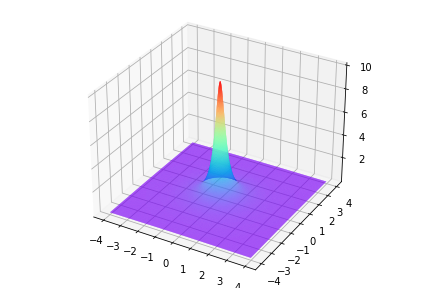

Here is the Python script that generated this plot:
from matplotlib import pyplot as plt
import numpy as np
from mpl_toolkits.mplot3d import Axes3D

fig = plt.figure()
ax = Axes3D(fig)
X = np.arange(-4, 4, 0.02)
Y = np.arange(-4, 4, 0.02)
X, Y = np.meshgrid(X, Y)
R = 1/((X**2 + Y**2)+0.1)
Z = R
ax.plot_surface(X, Y, Z, rstride=1, cstride=1, cmap='rainbow')
plt.savefig('t.png')#保存图片
plt.show()
